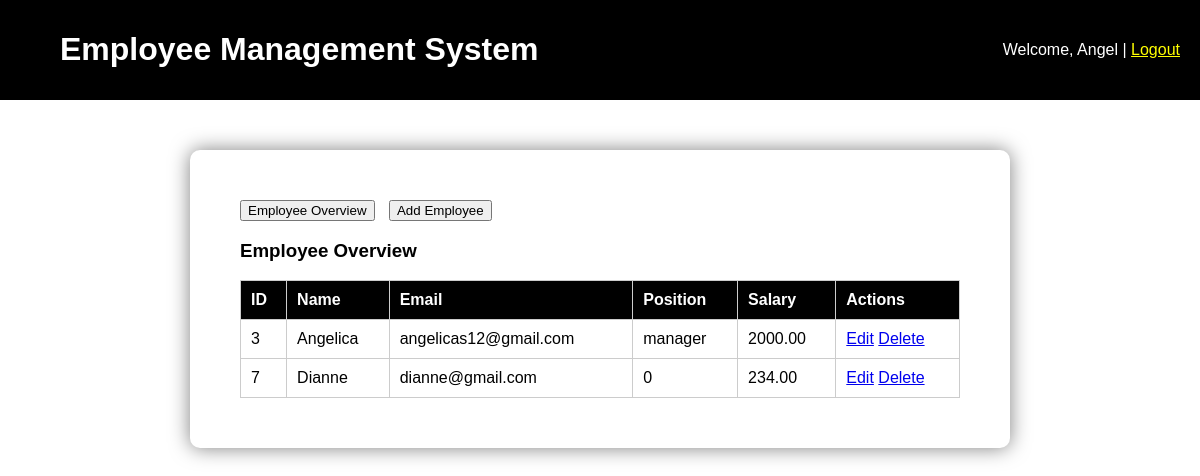
/employee_index.php (signed in), run on the app's committed database.
### tables this page shows
CREATE TABLE `employees` (
  `id` int(11) NOT NULL,
  `name` varchar(100) NOT NULL,
  `email` varchar(100) NOT NULL,
  `password` varchar(255) NOT NULL,
  `position` varchar(100) DEFAULT NULL,
  `salary` decimal(10,2) DEFAULT NULL,
  `created_at` timestamp NOT NULL DEFAULT current_timestamp(),
  `user_id` int(11) DEFAULT NULL
);

### employee_index.php (the view, shortened to what this page needs)
<?php
include('config.php');
$userId = $_SESSION['user_id'];
$employeesResult = $conn->prepare("SELECT * FROM employees WHERE user_id = ?");
$employeesResult->bind_param("i", $userId);
$employeesResult->execute();
$result = $employeesResult->get_result();
?>
<!DOCTYPE html>
<html lang="en">
<head>
    <link rel="stylesheet" href="css_styles.css">
</head>
<body>
    <header>
        <h1>Employee Management System</h1>
        <div class="user-info">
            Welcome, <?= htmlspecialchars($_SESSION['username']); ?> | <a href="logout.php" style="color: yellow;">Logout</a>
        </div>
    </header>
    <div class="container">
        <div class="dashboard-content">
            <div class="button-group">
                <button id="show-employee-overview" class="nav-link active">Employee Overview</button>
                <button id="show-add-employee" class="nav-link">Add Employee</button>
            </div>
            <div id="employee-overview" class="content-section">
                <h3>Employee Overview</h3>
                <table class="table">
                    <thead>
                        <tr>
                            <th>ID</th>
                            <th>Name</th>
                            <th>Email</th>
                            <th>Position</th>
                            <th>Salary</th>
                            <th>Actions</th>
                        </tr>
                    </thead>
                    <tbody>
                        <?php while ($row = $result->fetch_assoc()) { ?>
                            <tr>
                                <td><?= htmlspecialchars($row['id']); ?></td>
                                <td><?= htmlspecialchars($row['name']); ?></td>
                                <td><?= htmlspecialchars($row['email']); ?></td>
                                <td><?= htmlspecialchars($row['position']); ?></td>
                                <td><?= htmlspecialchars($row['salary']); ?></td>
                                <td>
                                    <a href="employees_edit.php?id=<?= $row['id']; ?>">Edit</a>
                                    <a href="employee_index.php?action=delete&id=<?= $row['id']; ?>" onclick="return confirm('Are you sure?')">Delete</a>
                                </td>
                            </tr>
                        <?php } ?>
                    </tbody>
                </table>
            </div>
    </div>
</body>
</html>

### css_styles.css (style rules this page uses)
body { font-family: Arial, sans-serif; margin: 0; padding: 0; }
.container { display: flex; }
.dashboard-content { flex-grow: 1; padding: 20px; }
h1 { color: #333; }
table { width: 70%; border-collapse: collapse; }
table, th, td { border: 1px solid #ccc; }
th, td { padding: 10px; text-align: left; }

### employee_index.php (style rules this page uses)
.button-group button { margin-right: 10px; }
body { font-family: Arial, sans-serif; margin: 0; padding: 0; }
.container { width: auto; max-width: 800px; background-color: white; border-radius: 10px; box-shadow: 0 0 20px rgba(0, 0, 0, 0.5); padding: 10px; display: flex; flex-direction: column; justify-content: flex-start; align-items: stretch; margin: 50px auto 0; }
header { background-color: black; color: white; padding: 10px 20px; display: flex; justify-content: space-between; align-items: center; }
h1 { color: white; margin-left: 40px; }
.dashboard-content { padding: 40px; }
.table { width: 100%; margin: 0 auto; border-collapse: collapse; }
thead { background-color: black; }
th { color: white; text-align: left; }
table, th, td { border: 1px solid #ccc; }
th, td { padding: 10px; text-align: left; }

### data on the page
employees: id "3", name "Angelica", email "angelicas12@gmail.com", position "manager", salary "2000.00"
employees: id "7", name "Dianne", email "dianne@gmail.com", position "0", salary "234.00"

### other printed values
$_SESSION['username'] "Angel"
